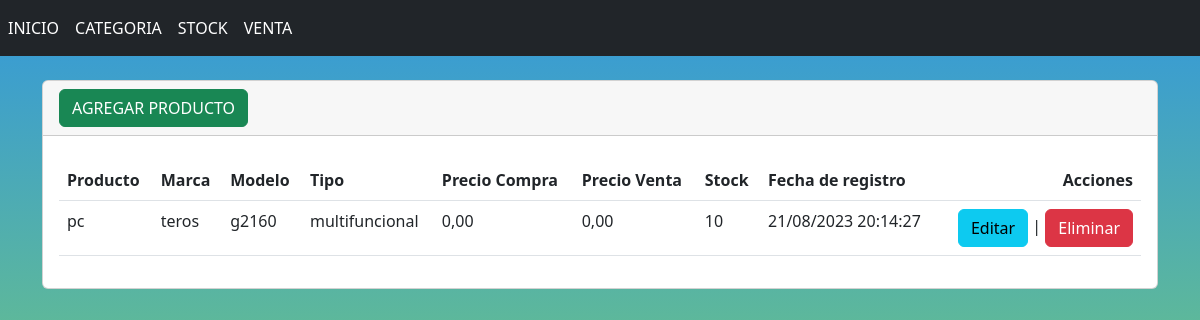
The app's page /ListarSTOCK/ with its own data.
### stock/models.py (models this page shows, shortened)
class StockTienda(models.Model):
    producto = models.ForeignKey(Producto, on_delete=models.CASCADE)
    marca = models.ForeignKey(Marca, on_delete=models.CASCADE)
    modelo = models.ForeignKey(Modelo, on_delete=models.CASCADE)
    tipo = models.ForeignKey(Tipo, on_delete=models.CASCADE)
    precio_compra = models.DecimalField(max_digits=8, decimal_places=2)
    Precio_venta = models.DecimalField(max_digits=8, decimal_places=2)
    stock = models.IntegerField( default=0)
    fecha_registro = models.DateTimeField(auto_now_add=True)

### categorias/models.py (models this page shows, shortened)
class Producto(models.Model):
    N_producto = models.CharField(max_length=200, unique=True)

class Marca(models.Model):
    N_marca = models.CharField(max_length=100, unique=True)

class Modelo(models.Model):
    N_modelo = models.CharField(max_length=200, unique=True)

class Tipo(models.Model):
    N_tipo = models.CharField(max_length=200)

### stock/views.py (the view)
# urls.py: path('ListarSTOCK/',ListarStock,name='ListarSTOCK'),
def ListarStock (request):
    stocktienda = StockTienda.objects.all()
    contenido = {'stocktienda':stocktienda}
    return render(request,'ListarStock.html',contenido)

### templates/ListarStock.html (shortened to what this page needs)
{% extends "base1.html" %}
{% block contenido %}
<br>
<div class="card">
    <div class="card-header">
        <a name="" id="" class="btn btn-success" href="{% url 'AgregarSTOCK' %}" role="button">AGREGAR PRODUCTO</a>
    </div>
    <div class="card-body">
        <table class="table">
            <thead>
                <tr>
                    <th>Producto</th>
                    <th>Marca</th>
                    <th>Modelo</th>
                    <th>Tipo</th>
                    <th>Precio Compra</th>
                    <th>Precio Venta</th>
                    <th>Stock</th>
                    <th>Fecha de registro</th>
                    <th style="text-align: right;">Acciones</th>
                </tr>
            </thead>
            <tbody>
                {% for StockTienda in stocktienda %}
                <tr>
                    <td>{{ StockTienda.producto.N_producto}}</td>
                    <td>{{ StockTienda.marca.N_marca }}</td>
                    <td>{{ StockTienda.modelo.N_modelo }}</td>
                    <td>{{ StockTienda.tipo.N_tipo }}</td>
                    <td>{{ StockTienda.precio_compra }}</td>
                    <td>{{ StockTienda.Precio_venta }}</td>
                    <td>{{ StockTienda.stock}}</td>
                    <td>{{ StockTienda.fecha_registro|date:"d/m/Y H:i:s" }}</td>
                    <td style="text-align: right;">
                        <a name="" id="" class="btn btn-info" href="{% url 'EditarSTOCK' StockTienda.id%}" role="button">Editar</a>
                        |
                        <a name="" id="" class="btn btn-danger" href="{% url 'EliminarSTOCK' StockTienda.id%}" role="button">Eliminar</a>
                    </td>
                </tr>
                {% endfor %}
            </tbody>
        </table>
    </div>
</div>
{% endblock %}

### templates/base1.html (style rules this page uses)
body::before { content: ""; position: fixed; top: 0; left: 0; width: 100%; height: 100%; background: linear-gradient(to bottom, #3498db, #9ae73c); z-index: -1; }

### records on screen
StockTienda: producto.N_producto "pc", marca.N_marca "teros", modelo.N_modelo "g2160", tipo.N_tipo "multifuncional", precio_compra "0,00", Precio_venta "0,00", stock "10", fecha_registro "21/08/2023 20:14:27"
